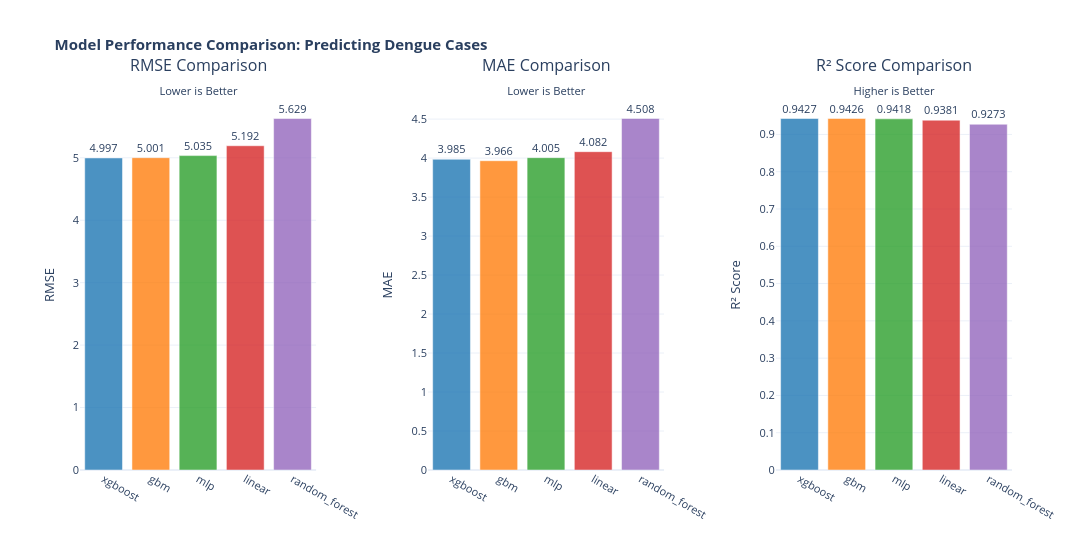

Notebook code for this chart:
### Code cell
import plotly.graph_objs as go

# Load and compare all models' performance
metrics_df = pd.read_csv('model_comparison_metrics.csv')

# Create subplots for model comparison
fig = make_subplots(
    rows=1, cols=3,
    subplot_titles=('RMSE Comparison<br><sub>Lower is Better</sub>', 
                    'MAE Comparison<br><sub>Lower is Better</sub>', 
                    'R² Score Comparison<br><sub>Higher is Better</sub>'),
    specs=[[{'type': 'bar'}, {'type': 'bar'}, {'type': 'bar'}]],
    horizontal_spacing=0.12
)

# Color coding for models
colors = ['#1f77b4', '#ff7f0e', '#2ca02c', '#d62728', '#9467bd']
model_colors = {model: colors[i % len(colors)] for i, model in enumerate(metrics_df['model'])}

# RMSE comparison
fig.add_trace(
    go.Bar(
        x=metrics_df['model'],
        y=metrics_df['rmse'],
        marker=dict(color=[model_colors[m] for m in metrics_df['model']], opacity=0.8),
        text=metrics_df['rmse'].round(3),
        textposition='outside',
        name='RMSE',
        hovertemplate='<b>%{x}</b><br>RMSE: %{y:.4f}<extra></extra>'
    ),
    row=1, col=1
)

# MAE comparison
fig.add_trace(
    go.Bar(
        x=metrics_df['model'],
        y=metrics_df['mae'],
        marker=dict(color=[model_colors[m] for m in metrics_df['model']], opacity=0.8),
        text=metrics_df['mae'].round(3),
        textposition='outside',
        name='MAE',
        hovertemplate='<b>%{x}</b><br>MAE: %{y:.4f}<extra></extra>',
        showlegend=False
    ),
    row=1, col=2
)

# R² comparison
fig.add_trace(
    go.Bar(
        x=metrics_df['model'],
        y=metrics_df['r2'],
        marker=dict(color=[model_colors[m] for m in metrics_df['model']], opacity=0.8),
        text=metrics_df['r2'].round(4),
        textposition='outside',
        name='R²',
        hovertemplate='<b>%{x}</b><br>R²: %{y:.4f}<extra></extra>',
        showlegend=False
    ),
    row=1, col=3
)

fig.update_layout(
    title_text='<b>Model Performance Comparison: Predicting Dengue Cases</b>',
    height=550,
    width=1400,
    showlegend=False,
    template='plotly_white',
    font=dict(size=11)
)

# Update y-axes labels
fig.update_yaxes(title_text='RMSE', row=1, col=1)
fig.update_yaxes(title_text='MAE', row=1, col=2)
fig.update_yaxes(title_text='R² Score', row=1, col=3)

fig.show()

# Display detailed metrics table
print('\n' + '='*80)
print('MODEL PERFORMANCE METRICS COMPARISON')
print('='*80)
metrics_display = metrics_df.copy()
metrics_display['rmse'] = metrics_display['rmse'].round(4)
metrics_display['mae'] = metrics_display['mae'].round(4)
metrics_display['r2'] = metrics_display['r2'].round(4)
print(metrics_display.to_string(index=False))
print('='*80)
print('\nPerformance Ranking:')
best_rmse = metrics_df.loc[metrics_df['rmse'].idxmin(), 'model']
best_r2 = metrics_df.loc[metrics_df['r2'].idxmax(), 'model']
print(f'✓ Best RMSE (lowest error): {best_rmse} ({metrics_df["rmse"].min():.4f})')
print(f'✓ Best R² Score (best fit): {best_r2} ({metrics_df["r2"].max():.4f})')
print('='*80)

### Figure 1 — Plotly figure (JSON) as saved in the notebook; plotly's stock layout.template omitted (floating-point values rounded to 4 significant figures)
{"data": [{"hovertemplate": "<b>%{x}</b><br>RMSE: %{y:.4f}<extra></extra>", "marker": {"color": ["#1f77b4", "#ff7f0e", "#2ca02c", "#d62728", "#9467bd"], "opacity": 0.8}, "name": "RMSE", "text": [4.997, 5.001, 5.035, 5.192, 5.629], "textposition": "outside", "type": "bar", "x": ["xgboost", "gbm", "mlp", "linear", "random_forest"], "xaxis": "x", "y": [4.997, 5.001, 5.035, 5.192, 5.629], "yaxis": "y"}, {"hovertemplate": "<b>%{x}</b><br>MAE: %{y:.4f}<extra></extra>", "marker": {"color": ["#1f77b4", "#ff7f0e", "#2ca02c", "#d62728", "#9467bd"], "opacity": 0.8}, "name": "MAE", "showlegend": false, "text": [3.985, 3.966, 4.005, 4.082, 4.508], "textposition": "outside", "type": "bar", "x": ["xgboost", "gbm", "mlp", "linear", "random_forest"], "xaxis": "x2", "y": [3.985, 3.966, 4.005, 4.082, 4.508], "yaxis": "y2"}, {"hovertemplate": "<b>%{x}</b><br>R²: %{y:.4f}<extra></extra>", "marker": {"color": ["#1f77b4", "#ff7f0e", "#2ca02c", "#d62728", "#9467bd"], "opacity": 0.8}, "name": "R²", "showlegend": false, "text": [0.9427, 0.9426, 0.9418, 0.9381, 0.9273], "textposition": "outside", "type": "bar", "x": ["xgboost", "gbm", "mlp", "linear", "random_forest"], "xaxis": "x3", "y": [0.9427, 0.9426, 0.9418, 0.9381, 0.9273], "yaxis": "y3"}], "layout": {"annotations": [{"font": {"size": 16}, "showarrow": false, "text": "RMSE Comparison<br><sub>Lower is Better</sub>", "x": 0.1267, "xanchor": "center", "xref": "paper", "y": 1, "yanchor": "bottom", "yref": "paper"}, {"font": {"size": 16}, "showarrow": false, "text": "MAE Comparison<br><sub>Lower is Better</sub>", "x": 0.5, "xanchor": "center", "xref": "paper", "y": 1, "yanchor": "bottom", "yref": "paper"}, {"font": {"size": 16}, "showarrow": false, "text": "R² Score Comparison<br><sub>Higher is Better</sub>", "x": 0.8733, "xanchor": "center", "xref": "paper", "y": 1, "yanchor": "bottom", "yref": "paper"}], "font": {"size": 11}, "height": 550, "showlegend": false, "title": {"text": "<b>Model Performance Comparison: Predicting Dengue Cases</b>"}, "width": 1400, "xaxis": {"anchor": "y", "domain": [0, 0.2533]}, "xaxis2": {"anchor": "y2", "domain": [0.3733, 0.6267]}, "xaxis3": {"anchor": "y3", "domain": [0.7467, 1]}, "yaxis": {"anchor": "x", "domain": [0, 1], "title": {"text": "RMSE"}}, "yaxis2": {"anchor": "x2", "domain": [0, 1], "title": {"text": "MAE"}}, "yaxis3": {"anchor": "x3", "domain": [0, 1], "title": {"text": "R² Score"}}}}
